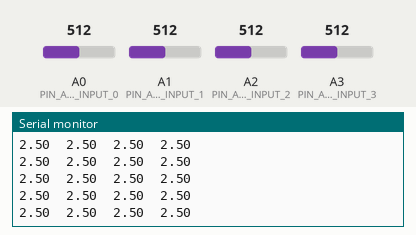
This sketch was run on a simulated Arduino Uno, built with avr-gcc and run on an emulated ATmega328P. On the bench: the last lines printed to the serial monitor. The inputs (shaded band) are chosen by the test bench; at power-on: A0 (PIN_ANALOG_INPUT_0) = 512, A1 (PIN_ANALOG_INPUT_1) = 512, A2 (PIN_ANALOG_INPUT_2) = 512, A3 (PIN_ANALOG_INPUT_3) = 512.

Above: at 1.2 s.
1.3 s: A0 (PIN_ANALOG_INPUT_0) set to 716
At 1.33 s:
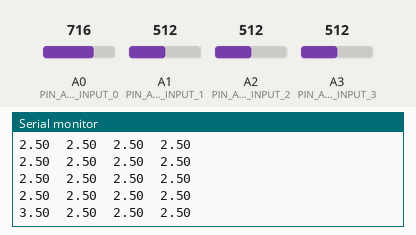
2.8 s: A1 (PIN_ANALOG_INPUT_1) set to 716
At 2.86 s:
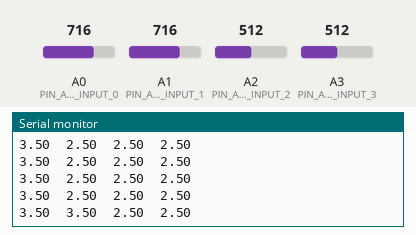
4.3 s: A2 (PIN_ANALOG_INPUT_2) set to 716
At 4.39 s:
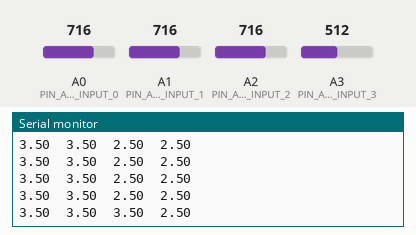
5.8 s: A3 (PIN_ANALOG_INPUT_3) set to 716
At 5.82 s:
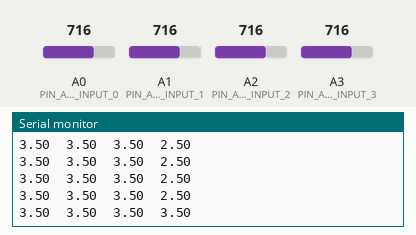
7.3 s: A0 (PIN_ANALOG_INPUT_0) set to 992
At 7.35 s:
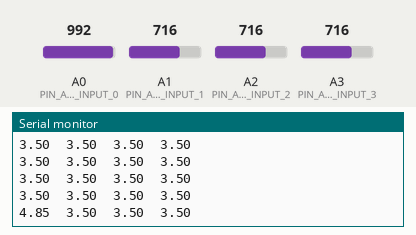
8.8 s: A1 (PIN_ANALOG_INPUT_1) set to 992
At 8.88 s:
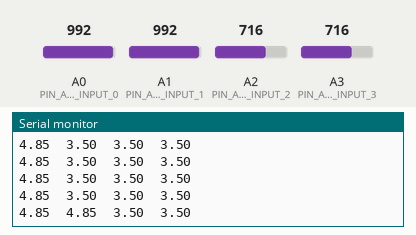
Timing chart, 0 to 11.3 s (numbered marks = the images above; inputs shaded):
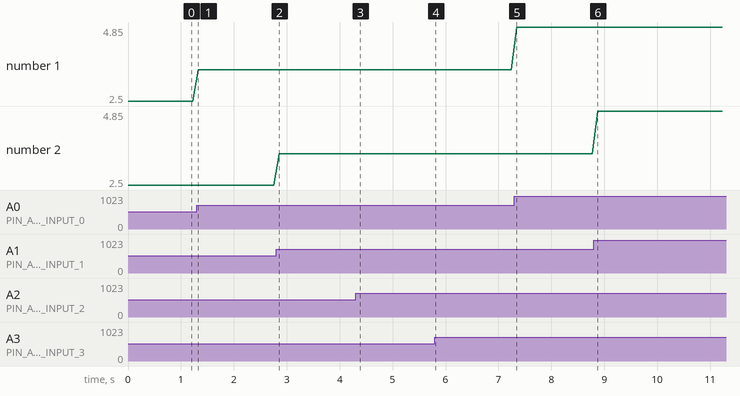

Measured:
- after the input at 1.3 s, the serial monitor: prints a new line at once (image 1)
- after the input at 2.8 s, the serial monitor: prints a new line after 0.06 s (image 2)
- after the input at 4.3 s, the serial monitor: prints a new line after 0.09 s (image 3)
- after the input at 5.8 s, the serial monitor: prints a new line at once (image 4)
- after the input at 7.3 s, the serial monitor: prints a new line after 0.05 s (image 5)
- after the input at 8.8 s, the serial monitor: prints a new line after 0.08 s (image 6)
- plotted number 1: 2.5 → 3.5 after the input at 1.3 s, 3.5 → 4.85 after the input at 7.3 s

The sketch:

LCCA21N100.ino
```cpp
//ロードセル
//アナログピン番号
const int PIN_ANALOG_INPUT_0 = 0;
const int PIN_ANALOG_INPUT_1 = 1;
const int PIN_ANALOG_INPUT_2 = 2;
const int PIN_ANALOG_INPUT_3 = 3;

void setup() {
  Serial.begin( 38400 );
}

void loop() {
  int i_pin0 = analogRead( PIN_ANALOG_INPUT_0 );
  int i_pin1 = analogRead( PIN_ANALOG_INPUT_1 );
  int i_pin2 = analogRead( PIN_ANALOG_INPUT_2 );
  int i_pin3 = analogRead( PIN_ANALOG_INPUT_3 );
  float f_pin0 = i_pin0 * 5.0 / 1023.0;
  float f_pin1 = i_pin1 * 5.0 / 1023.0;
  float f_pin2 = i_pin2 * 5.0 / 1023.0;
  float f_pin3 = i_pin3 * 5.0 / 1023.0;
  //Serial.print( "pin0: " );
  Serial.print( f_pin0 );
  Serial.print("\t");
  //Serial.print( "pin1: " );
  Serial.print( f_pin1 );
  Serial.print("\t");
  Serial.print( f_pin2 );
  Serial.print("\t");
  Serial.print( f_pin3 );
  Serial.print("\n");
  delay( 100 );
}
```
